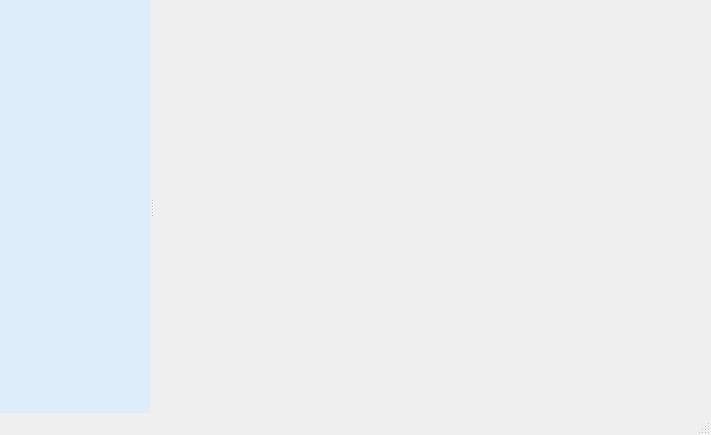
<?xml version="1.0" encoding="UTF-8"?>
<ui version="4.0">
 <class>MainWindow</class>
 <widget class="QMainWindow" name="MainWindow">
  <property name="geometry">
   <rect>
    <x>0</x>
    <y>0</y>
    <width>711</width>
    <height>435</height>
   </rect>
  </property>
  <property name="windowTitle">
   <string>MainWindow</string>
  </property>
  <property name="styleSheet">
   <string notr="true">/* 左导航栏 */
#widget_left_nav{	
	background-color: #ddedfa;
}
#widget_left_nav QToolButton{
	color: #000000;
	background-color: none;
    border:none;
    padding: 2px 2px 2px 2px;
	min-height: 0px;
    border-radius:0px;
}
#widget_left_nav QToolButton:checked{
	color: #3096f8;
}
#widget_left_nav QToolButton:hover{
	color: #ffffff;
	background-color: #2e9eea;
}

/* 分割线 */
#widget_left_nav #HLine{
	background-color: #ddedfa;
	border-top: 1px solid #a0a0a0; 
}

#CustomHorizontalHeaderView::section:horizontal{
	border: none;
	padding-left:5px;
	padding-right:5px;
	color: rgb(255, 255, 255);
}

#CustomHorizontalHeaderView::section:!last{
	border-right: 1px solid rgb(230, 230, 230);
}
#CustomTableView{
	alternate-background-color: rgb(242,242,242);
	background-color: rgb(255,255,255);
	selection-background-color: #0078D7;
	selection-color: #FAFAFA;
	gridline-color: rgb(230, 230, 230);
	border-top: none;
	border-right: 1px solid rgb(230, 230, 230);
	border-left: 1px solid rgb(230, 230, 230);
	border-bottom: 1px solid rgb(230, 230, 230);
}
#CustomHeaderView #widget_header{
	background-color:qlineargradient(x1:0,y1:1,x2:0,y2:0,stop:0 rgba(17,127,225, 1),stop:1 rgba(48,150,248, 0.5));;
	border-right: 1px solid rgb(230, 230, 230);
}
#CustomHeaderView #widget_header QLabel{
	color: rgb(255, 255, 255);
}
#CustomHeaderView #widget_header QToolButton{
	background-color:none;
  	border:none;
}
#CustomHeaderView #widget_header QToolButton:hover{
	background-color: #2e9eea;
}
#CustomHeaderView #widget_header QToolButton:pressed{
	background-color:palette(highlight);
}
#CustomHeaderView #widget_header QToolButton:checked{
	background-color: #C2C2C2;
}
#CustomHeaderView QToolButton{
    min-height: 0px;
    border-radius:0px;
    padding:0px;
    background-color: transparent;
}</string>
  </property>
  <widget class="QWidget" name="centralwidget">
   <layout class="QGridLayout" name="gridLayout">
    <property name="leftMargin">
     <number>0</number>
    </property>
    <property name="topMargin">
     <number>0</number>
    </property>
    <property name="rightMargin">
     <number>0</number>
    </property>
    <property name="bottomMargin">
     <number>0</number>
    </property>
    <property name="spacing">
     <number>0</number>
    </property>
    <item row="0" column="0">
     <widget class="QSplitter" name="splitter">
      <property name="frameShape">
       <enum>QFrame::NoFrame</enum>
      </property>
      <property name="frameShadow">
       <enum>QFrame::Plain</enum>
      </property>
      <property name="lineWidth">
       <number>0</number>
      </property>
      <property name="orientation">
       <enum>Qt::Horizontal</enum>
      </property>
      <widget class="QWidget" name="widget_left_nav" native="true">
       <property name="sizePolicy">
        <sizepolicy hsizetype="Minimum" vsizetype="Preferred">
         <horstretch>0</horstretch>
         <verstretch>0</verstretch>
        </sizepolicy>
       </property>
       <property name="minimumSize">
        <size>
         <width>100</width>
         <height>0</height>
        </size>
       </property>
       <property name="maximumSize">
        <size>
         <width>150</width>
         <height>16777215</height>
        </size>
       </property>
       <property name="toolTipDuration">
        <number>-1</number>
       </property>
       <layout class="QGridLayout" name="gridLayout_2">
        <item row="0" column="0">
         <layout class="QVBoxLayout" name="verticalLayout_left_nav"/>
        </item>
        <item row="1" column="0">
         <spacer name="verticalSpacer">
          <property name="orientation">
           <enum>Qt::Vertical</enum>
          </property>
          <property name="sizeHint" stdset="0">
           <size>
            <width>20</width>
            <height>247</height>
           </size>
          </property>
         </spacer>
        </item>
       </layout>
      </widget>
      <widget class="QStackedWidget" name="stackedWidget"/>
     </widget>
    </item>
   </layout>
  </widget>
  <widget class="QStatusBar" name="statusbar"/>
 </widget>
 <resources/>
 <connections/>
</ui>
